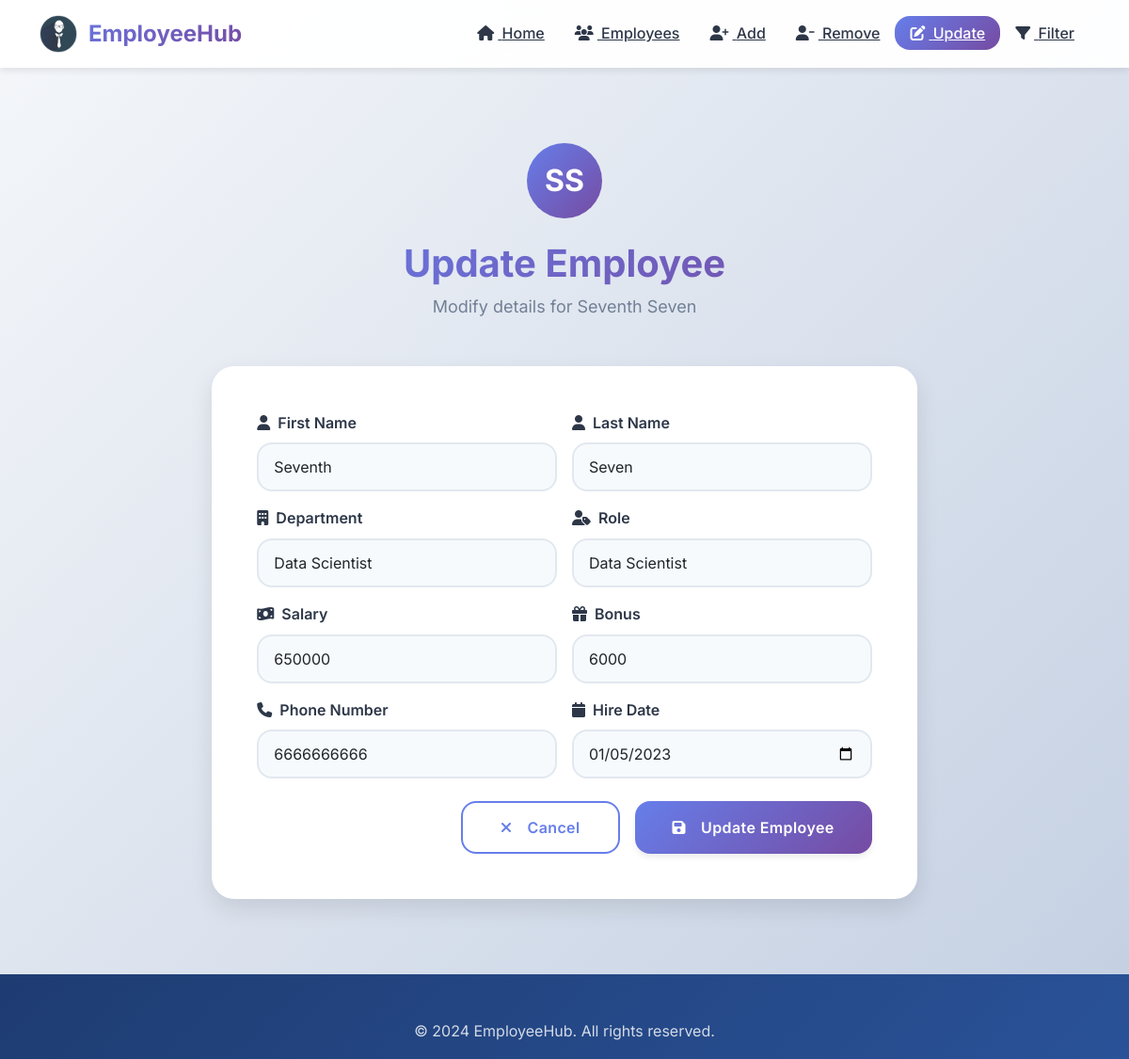
The app's page /update-emp/7/ with its own data.
### emp_app/models.py (models this page shows, shortened)
class Employee(models.Model):
    emp_id = models.AutoField(primary_key=True)
    first_name = models.CharField(max_length=50, null=False)
    last_name = models.CharField(max_length=50)
    dept = models.ForeignKey(Department, on_delete=models.CASCADE)
    salary = models.IntegerField(default=0)
    bonus = models.IntegerField(default=0)
    role = models.ForeignKey(Role, on_delete=models.CASCADE)
    phone_num = models.IntegerField(default=0)
    hire_date = models.DateField()

class Department(models.Model):
    name = models.CharField(max_length=50, null=False)
    location = models.CharField(max_length=100)

class Role(models.Model):
    name = models.CharField(max_length=50, null=False)

### emp_app/views.py (the view, shortened to what this page needs)
# urls.py: path('update-emp/<int:emp_id>/', views.updateEmp, name='update_emp'),
def updateEmp(request, emp_id):
    emp = get_object_or_404(Employee, emp_id=emp_id)
    all_depts = Department.objects.all()
    all_roles = Role.objects.all()
    context = {
        'emp': emp,
        'depts': all_depts,
        'roles': all_roles
    }
    return render(request, 'update_emp.html', context)

### emp_app/templates/update_emp.html (shortened to what this page needs)
{% load static %}
<!DOCTYPE html>
<html lang="en">
<head>
    <link href="https://cdn.jsdelivr.net/npm/bootstrap@5.3.0/dist/css/bootstrap.min.css" rel="stylesheet">
    <link rel="stylesheet" href="https://cdnjs.cloudflare.com/ajax/libs/font-awesome/6.4.0/css/all.min.css">
    <link rel="stylesheet" href="{% static 'emp_app/css/main.css' %}">
</head>
<body>
    <nav class="navbar navbar-expand-lg navbar-custom">
        <div class="container">
            <a class="navbar-brand-custom" href="/">
                <img src="{% static 'emp_app/images/ehub.png' %}" alt="Logo" width="40" height="40">
                <span>EmployeeHub</span>
            </a>
            <div class="collapse navbar-collapse" id="navbarNav">
                <ul class="navbar-nav ms-auto">
                    <li class="nav-item"><a class="nav-link-custom" href="/"><i class="fas fa-home me-1"></i> Home</a></li>
                    <li class="nav-item"><a class="nav-link-custom" href="/all-emp"><i class="fas fa-users me-1"></i> Employees</a></li>
                    <li class="nav-item"><a class="nav-link-custom" href="/add-emp"><i class="fas fa-user-plus me-1"></i> Add</a></li>
                    <li class="nav-item"><a class="nav-link-custom" href="/remove-emp"><i class="fas fa-user-minus me-1"></i> Remove</a></li>
                    <li class="nav-item"><a class="nav-link-custom active" href="/employees"><i class="fas fa-edit me-1"></i> Update</a></li>
                    <li class="nav-item"><a class="nav-link-custom" href="/filter-emp"><i class="fas fa-filter me-1"></i> Filter</a></li>
                </ul>
            </div>
        </div>
    </nav>
    <section class="page-container mt-5">
        <div class="row justify-content-center">
            <div class="col-lg-8">
                <div class="text-center mb-4">
                    <div class="employee-avatar" style="width: 80px; height: 80px; margin: 0 auto 1.5rem; font-size: 2rem;">
                        {{ emp.first_name|first }}{{ emp.last_name|first }}
                    </div>
                    <h1 class="section-title mb-2">Update Employee</h1>
                    <p class="section-subtitle">Modify details for {{ emp.first_name }} {{ emp.last_name }}</p>
                </div>
                <div class="form-modern animate-fade-in-up">
                    <form method="POST" action="">
                        <div class="row g-3">
                            <div class="col-md-6">
                                <label class="form-label-modern"><i class="fas fa-user me-1"></i> First Name</label>
                                <input type="text" name="first_name" value="{{ emp.first_name }}" class="form-control form-control-modern" required>
                            </div>
                            <div class="col-md-6">
                                <label class="form-label-modern"><i class="fas fa-user me-1"></i> Last Name</label>
                                <input type="text" name="last_name" value="{{ emp.last_name }}" class="form-control form-control-modern" required>
                            </div>
                            <div class="col-md-6">
                                <label class="form-label-modern"><i class="fas fa-building me-1"></i> Department</label>
                                <select name="department" class="form-select form-select-modern">
                                    {% for dept in depts %}
                                    <option value="{{ dept.id }}" {% if emp.dept.id == dept.id %}selected{% endif %}>{{ dept.name }}</option>
                                    {% endfor %}
                                </select>
                            </div>
                            <div class="col-md-6">
                                <label class="form-label-modern"><i class="fas fa-user-tag me-1"></i> Role</label>
                                <select name="role" class="form-select form-select-modern">
                                    {% for role in roles %}
                                    <option value="{{ role.id }}" {% if emp.role.id == role.id %}selected{% endif %}>{{ role.name }}</option>
                                    {% endfor %}
                                </select>
                            </div>
                            <div class="col-md-6">
                                <label class="form-label-modern"><i class="fas fa-money-bill-wave me-1"></i> Salary</label>
                                <input type="number" name="salary" value="{{ emp.salary }}" class="form-control form-control-modern" required>
                            </div>
                            <div class="col-md-6">
                                <label class="form-label-modern"><i class="fas fa-gift me-1"></i> Bonus</label>
                                <input type="number" name="bonus" value="{{ emp.bonus }}" class="form-control form-control-modern" required>
                            </div>
                            <div class="col-md-6">
                                <label class="form-label-modern"><i class="fas fa-phone me-1"></i> Phone Number</label>
                                <input type="tel" name="phone_number" value="{{ emp.phone_num }}" class="form-control form-control-modern" required>
                            </div>
                            <div class="col-md-6">
                                <label class="form-label-modern"><i class="fas fa-calendar me-1"></i> Hire Date</label>
                                <input type="date" name="hire_date" value="{{ emp.hire_date|date:'Y-m-d' }}" class="form-control form-control-modern" required>
                            </div>
                            <div class="col-12 mt-4">
                                <div class="d-flex gap-3 justify-content-end">
                                    <a href="/employees" class="btn btn-outline-gradient"><i class="fas fa-times me-2"></i> Cancel</a>
                                    <button type="submit" class="btn btn-gradient"><i class="fas fa-save me-2"></i> Update Employee</button>
                                </div>
                            </div>
                        </div>
                    </form>
                </div>
            </div>
        </div>
    </section>
    <footer class="footer-modern mt-5">
        <div class="container">
            <div class="text-center">
                <p style="opacity: 0.8; margin: 0;">&copy; 2024 EmployeeHub. All rights reserved.</p>
            </div>
        </div>
    </footer>
</body>
</html>

### records on screen
Employee: first_name|first "S", last_name|first "S", first_name "Seventh", last_name "Seven", department "Data Scientist", role "Data Scientist", salary "650000", bonus "6000", phone_number "6666666666", hire_date "01/05/2023"
